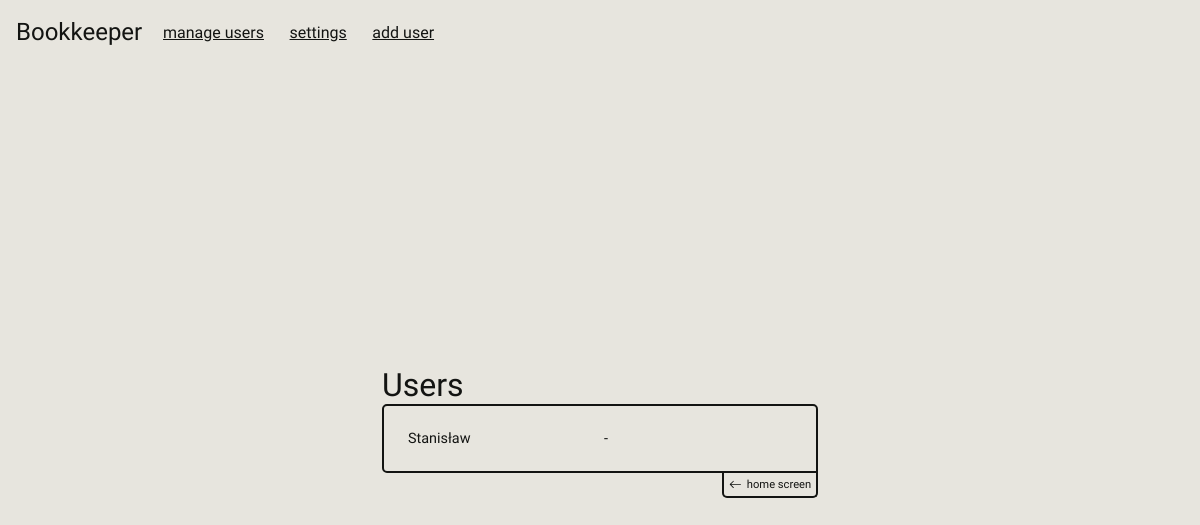
The page /manage-users on the database as committed earlier.
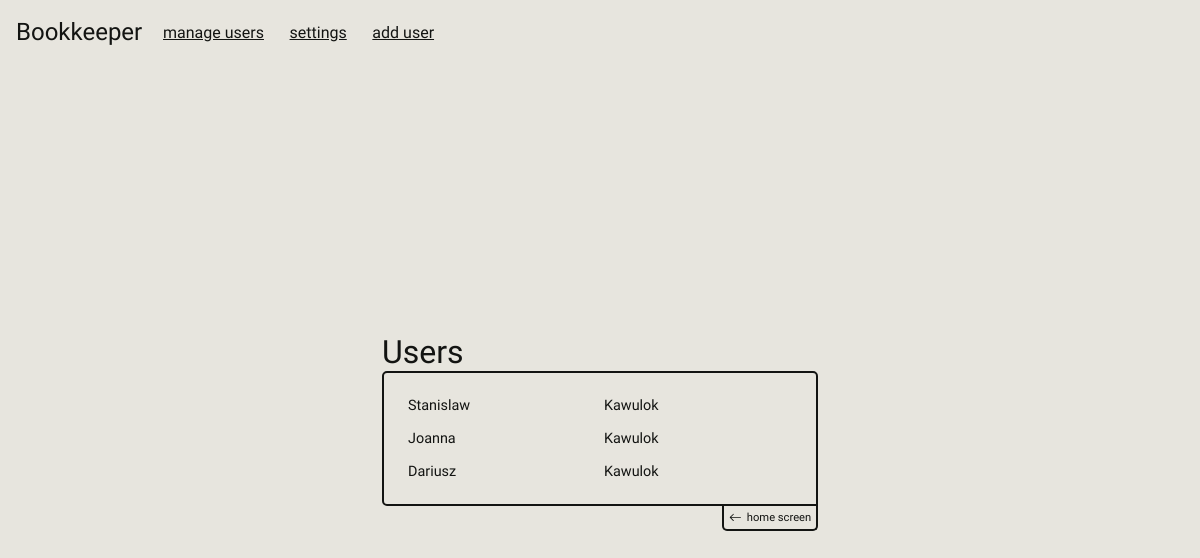
The same page on the database as committed later.
### bookkeeper/database/models.py (models this page shows, shortened)
class Base(DeclarativeBase):
    id      = Column(Integer, primary_key = True)

class UserSchema(Base):
    __tablename__ = "users"
    name    = Column(String, nullable = False)
    surname = Column(String, nullable = True)
    books = relationship("BookSchema", back_populates = "user")
    libraries = relationship("LibrarySchema", back_populates = "user")

### bookkeeper/database/DTO.py (called while the page is built)
    def from_db(user: UserSchema):
        if user: return User(user.name, user.surname, user.id)

### bookkeeper/database/database.py (called while the page is built)
    def __iter__(self):
        if self.message == DBMessage.OBJECT_LIST:
            return self.value.__iter__()
        else: ValueError("this response is not iterable")

    def get_users(self) -> DBResponse:
        session =  Session(bind = self.engine)
        resp =  DBResponse(DBMessage.OBJECT_LIST, [User.from_db(obj) for obj in session.query(UserSchema).all()])
        session.close()
        return resp

### bookkeeper/desktop/__init__.py (called while the page is built)
    def __call__(self, **kwargs):
        return self.action(**kwargs, **self.kwargs)

### bookkeeper/desktop/routes.py (called while the page is built)
def users(db:Database):
    return render_page("users.html", users = db.get_users())

### bookkeeper/desktop/utils.py (called while the page is built)
def render_page(template, **kwargs):
    mode = get_setting("dark-mode", False)
    go_back = get_arg("go_back")
    return render_template(template, mode= "dark" if mode else "light", go_back = go_back, **kwargs)

def get_arg(arg_name: str, cast_to :type = str):
    try:
        ans = request.args[arg_name]
    except: return None
    try:
        return cast_to(ans)
    except:
        return None

### bookkeeper/desktop/templates/users.html
{%extends "base.html"%}
{% block head%}
<link rel="stylesheet" href="{{ url_for('static', filename='css/users.css') }}">
{% endblock %}
{% block add_to_nav %}
<a href="/add-user">add user</a>
{% endblock %}
{% block body %}
<div class="contianer">
    <h1>Users</h1>
    <div class="users">
        {%for user in users%}
            <a href = "/user/{{user.id|string}}?go_back='/manage-users'" class="row">
                <p>{{user.name}}</p>
                <p>{% if user.surname%}{{user.surname}}{%else%} - {%endif%}</p>
            </a>
        {%endfor%}
    </div>
    <div class="go-back">
        <a href='/home' > <svg xmlns="http://www.w3.org/2000/svg"   class="bi bi-arrow-left" viewBox="0 0 16 16">
  <path fill-rule="evenodd" d="M15 8a.5.5 0 0 0-.5-.5H2.707l3.147-3.146a.5.5 0 1 0-.708-.708l-4 4a.5.5 0 0 0 0 .708l4 4a.5.5 0 0 0 .708-.708L2.707 8.5H14.5A.5.5 0 0 0 15 8"/>
</svg>home screen</a>
    </div>
</div>
{% endblock %}

Rows that differ between the two databases and show on the page:
changed UserSchema: name "Stanisław" → "Stanislaw"; surname (not shown) → "Kawulok"; no longer shows "-"
added UserSchema: name "Joanna", surname "Kawulok"
added UserSchema: name "Dariusz", surname "Kawulok"
